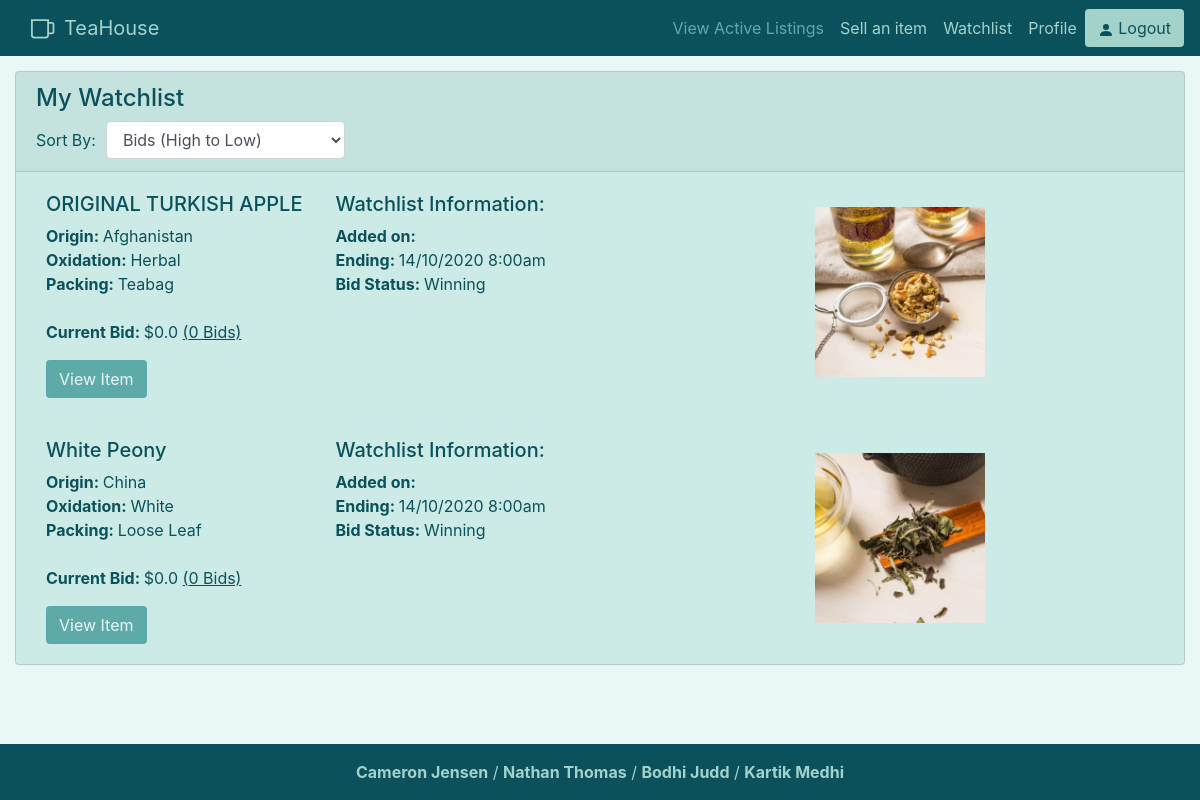
Screenshot of /watchlist (signed in) with the database file from the repository.
### auction/models.py (models this page shows)
class auctionListing(db.Model):
    __tablename__ = 'auctionListing'
    __table_args__ = {'extend_existing': True}
    id = db.Column(db.Integer, primary_key=True)
    user_id = db.Column(db.Integer, db.ForeignKey('users.id'), nullable=False)
    start_time = db.Column(db.DateTime, default=datetime.now(), nullable=False)
    end_time = db.Column(db.DateTime, nullable=False)
    starting_bid = db.Column(db.Float, nullable=False) #make 0 minimum
    current_bid = db.Column(db.Float, nullable=False) #same as above
    photos_url = db.Column(db.String())
    description = db.Column(db.String(255))
    weight = db.Column(db.Float, nullable=False)
    title = db.Column(db.String(100), nullable=False)
    tea_name = db.Column(db.String(60), nullable=False)
    origin_country = db.Column(db.String(60), nullable=False)
    oxidation = db.Column(db.String(60), nullable=False)
    packing = db.Column(db.String(60), nullable=False)
    bid_status = db.Column(db.Integer, nullable=False)
    total_bids = db.Column(db.Integer, nullable=False)

### auction/views.py (the view)
@bp.route('/watchlist')
@login_required
def watchlist():
    watchlistItems = Watchlist.query.filter_by(user_id=current_user.id)
    watchlistedAuctionItems = []
    for item in watchlistItems:
        watchlistedAuctionItems += auctionListing.query.filter_by(id=item.item_id)
    return render_template('watchlist.html', items=watchlistedAuctionItems)

### auction/templates/watchlist.html (shortened to what this page needs)
{% extends 'base.html' %}
{% block content %}
    <div style="padding:15px" class="col">
        <div class="listing card">
            <div class="card-header">
                <h4>My Watchlist</h4>
                <form class="form-inline">
                    <label style="padding-right:10px;" for="sortBy">Sort By:</label>
                    <select style="width: auto" id="sortBy" name="sortBy" class="form-control">
                        <option value="1">Bids (High to Low)</option>
                    </select>
                </form>
            </div>
            {% for item in items %}
            <div class="card-block listed-item">
                <div class="row">
                    <div class="col-lg">
                        <div class="row">
                            <div class="col">
                                <h5>{{item.title}}</h5>
                                <p><strong>Origin: </strong>{{item.origin_country}}<br>
                                    <strong>Oxidation: </strong>{{item.oxidation}}<br>
                                    <strong>Packing: </strong>{{item.packing}}<br><br>
                                    <strong>Current Bid: </strong>${{item.current_bid}} <u>({{item.total_bids}} Bids)</u>
                                </p>
                                <a href="/tea/{{item.id}}" class="btn btn-default item-btn">View Item</a>
                            </div>
                            <div class="col">
                                <h5>Watchlist Information:</h5>
                                <p><strong>Added on: </strong> {{item.date_added}}<br>
                                    <strong>Ending: </strong> 14/10/2020 8:00am<br>
                                    <strong>Bid Status: </strong> Winning
                                </p>
                            </div>
                        </div>
                    </div>
                    <div class="col">
                        <img class="product-img" src="{{item.photos_url}}">
                    </div>
                </div>
            </div>
            {% endfor %}
        </div>
    </div>
{% endblock %}

### auction/static/css/style.css (style rules this page uses)
:root { --main: #5eaaa8; --light: #a3d2ca; --cardcol: #ccebe6; --dark: #0b515c; --darker: #03323a; --beige: #e8ded2; --lighter: #e9f8f6; }
body { background-color: var(--lighter); }
.btn-default { background-color: var(--light); color: var(--dark); }
.item-btn { background-color: var(--main) !important; color: var(--lighter) !important; }
.card { background-color: var(--cardcol); color: var(--dark); }
.product-img { max-height:200px; max-width:100%; min-height: 91px; height:auto; width:auto; display: block; margin: auto; object-fit: cover; padding: 15px;; }
.listed-item { padding: 20px 10px 20px 30px; min-height: 240px; }
p,h3 { color: var(--dark) }

### rows the page displays
auctionListing: title "ORIGINAL TURKISH APPLE", origin_country "Afghanistan", oxidation "Herbal", packing "Teabag", current_bid "0.0", total_bids "0", photos_url (picture)
auctionListing: title "White Peony", origin_country "China", oxidation "White", packing "Loose Leaf", current_bid "0.0", total_bids "0", photos_url (picture)
